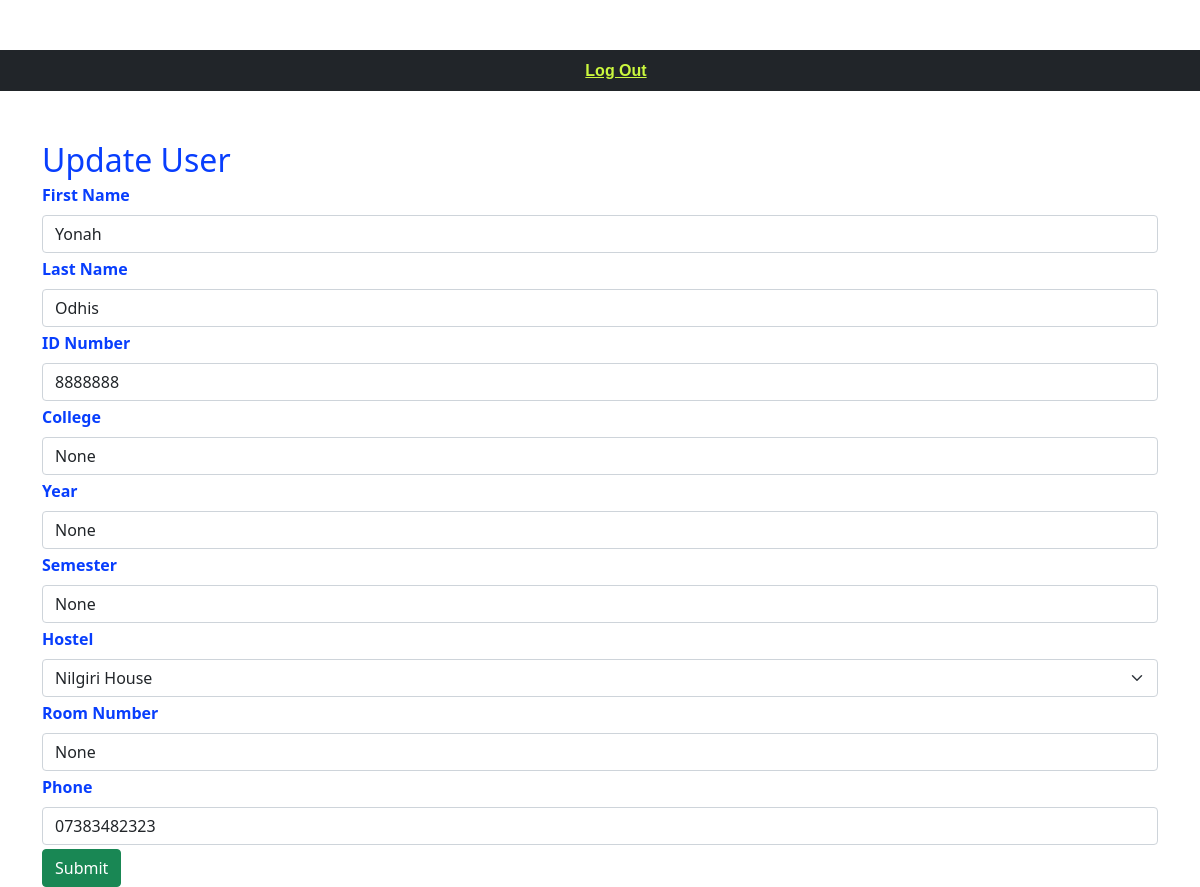
The app's page /edit-student/3/ (signed in) with its own data.
### profiles/models.py (models this page shows, shortened)
class Profile(models.Model):
    GENDER_MALE = 1
    GENDER_FEMALE = 2
    GENDER_CHOICES = [
        (GENDER_MALE, _("Male")),
        (GENDER_FEMALE, _("Female")),
    ]
    user = models.OneToOneField(User, related_name="profile", on_delete=models.CASCADE)
    avatar = models.ImageField(upload_to="profiles/avatars/", null=True, blank=True)
    id_number = models.CharField(max_length=32, null=True, blank=True)
    college = models.CharField(max_length=32, null=True, blank=True)
    semester = models.CharField(max_length=32, null=True, blank=True)
    hostel = models.CharField(max_length=32, null=True, blank=True)
    room_number = models.CharField(max_length=32, null=True, blank=True)
    year = models.CharField(max_length=32, null=True, blank=True)
    birthday = models.DateField(null=True, blank=True)
    gender = models.PositiveSmallIntegerField(choices=GENDER_CHOICES, null=True, blank=True)
    phone = models.CharField(max_length=32, null=True, blank=True)
    address = models.CharField(max_length=255, null=True, blank=True)
    code = models.CharField(max_length=8,null=True,blank=True)
    number = models.CharField(max_length=32, null=True, blank=True)
    role = models.CharField(max_length=50, null=True, blank=True)
    created_at = models.DateTimeField(auto_now_add=True)
    updated_at = models.DateTimeField(auto_now=True)
    class Meta:
        verbose_name = _('Profile')
        verbose_name_plural = _('Profiles')

### main/views.py (the view, shortened to what this page needs)
# urls.py: path('edit-student/<pk>/',views.edit_student,name='edit_student'),
@login_required
def edit_student(request,pk):
    hostels = Hostel.objects.all()
    profile = Profile.objects.get(id=pk)
    context = {'profile':profile,'hostels':hostels}
    return render(request,'main/edit-student.html',context)

### templates/main/edit-student.html (shortened to what this page needs)
{% extends 'main/base.html' %}
{% block content %}
<div class="container">
	<h2 class="mb-1">Update User</h2>
	  <div class="row">
			<form method="post" action="{% url 'main:edit_student'  profile.id %}">
				<div class="mb-1">
			    <label for="inputFirstName" class="form-label">First Name</label>
			    <input type="text" class="form-control" name="inputFirstName" value="{{profile.user.first_name}}">
			  </div>
			  <div class="mb-1">
			    <label for="inputLastName" class="form-label">Last Name</label>
			    <input type="text" class="form-control" name="inputLastName" value="{{profile.user.last_name}}">
			  </div>
			<div class="mb-1">
			    <label for="inputID" class="form-label">ID Number</label>
			    <input type="text" class="form-control" name="inputID" value="{{profile.id_number}}">
			  </div>
			  <div class="mb-1">
			    <label for="inputCollege" class="form-label">College</label>
			    <input type="text" class="form-control" name="inputCollege" value="{{profile.college}}">
			  </div>
			  <div class="mb-1">
			    <label for="inputYear" class="form-label">Year</label>
			    <input type="text" class="form-control" name="inputYear" value="{{profile.year}}">
			  </div>
			  <div class="mb-1">
			    <label for="inputSemester" class="form-label">Semester</label>
			    <input type="text" class="form-control" name="inputSemester" value="{{profile.semester}}">
			  </div>
			  <div class="mb-1">
			    <label for="inputHostel" class="form-label">Hostel</label>
			    <select class="form-select" name="inputHostel" aria-label="Default select example">
			  {% for hostel in hostels %}
			  <option value="{{hostel.hostel_name}}"
			  {% if hostel.hostel_name == profile.hostel %}selected="selected"{% endif %}>{{hostel.hostel_name}}</option>
			 {% endfor %}
			</select>
			  </div>
			  <div class="mb-1">
			    <label for="inputRoomNumber" class="form-label">Room Number</label>
			    <input type="text" class="form-control" name="inputRoomNumber" value="{{profile.room_number}}">
			  </div>
			  <div class="mb-1">
			    <label for="inputPhone" class="form-label">Phone</label>
			    <input type="text" class="form-control" name="inputPhone" value="{{profile.phone}}">
			  </div>
			  <button type="submit" class="btn btn-success">Submit</button>
			</form>
		</div>
</div>
{% endblock %}

### templates/main/base.html (style rules this page uses)
body { background-color: white; color: #083efd; margin-top: 50px; font-weight: 600; background-image: url(../../static/img/hostel.jpg); background-size: cover; }

### records on screen
Profile: inputFirstName "Yonah", inputLastName "Odhis", inputID "8888888", inputCollege "None", inputYear "None", inputSemester "None", inputRoomNumber "None", inputPhone "07383482323"

### other values on screen
form field inputHostel "Nilgiri House"
